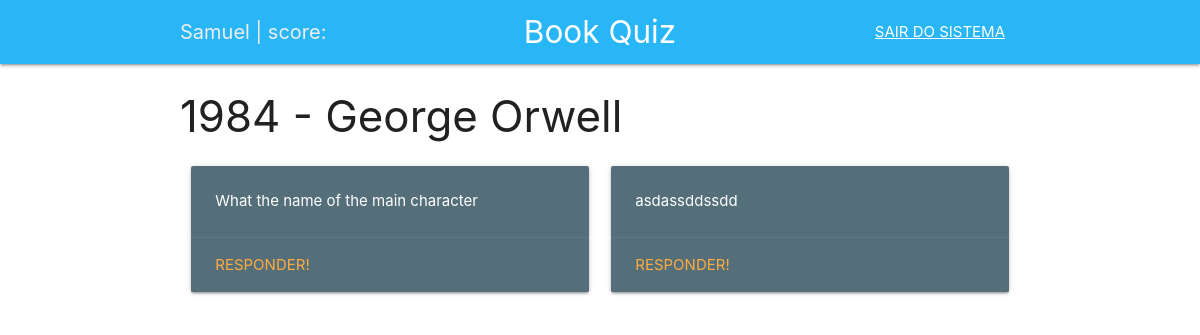
/questions/2 (signed in), run on the app's committed database.
### game/models.py (models this page shows, shortened)
class Book(models.Model):
    title = models.CharField(max_length=100)
    author = models.CharField(max_length=100)
    description = models.TextField(max_length=300)
    user = models.ForeignKey(User, on_delete=models.CASCADE)

class Question(models.Model):
    book = models.ForeignKey(Book, on_delete=models.CASCADE,
                             related_name='questions')
    user = models.ForeignKey(User, on_delete=models.CASCADE)
    text = models.CharField(max_length=200)
    pub_date = models.DateTimeField(auto_now_add=True, blank=False)

### game/views.py (the view)
# urls.py: path('questions/<int:book_id>', views.questions, name='questions'),
@login_required
def questions(request, book_id):
    book = Book.objects.get(id=book_id)
    questions = book.questions.all()
    context = {'questions': questions, 'book': book}
    return render(request, 'game/questions.html', context)

### game/templates/game/questions.html
{% extends 'base.html' %}
{% block content %}
<div class="container">
  <h3>{{book.title}} - {{book.author}}</h3>
  {% if questions %}
  <div class="row">
    {% for question in questions %}
    <div class="col s6">
      <div class="card blue-grey darken-1">
        <div class="card-content white-text">
          <p>{{ question.text }}</p>
        </div>
        <div class="card-action">
          <a href="play/{{ question.id }}">Responder!</a>
        </div>
      </div>
    </div>
    {% endfor %}
  </div>
  {% else %}
  <div class="card-panel teal lighten-2">
   Nenhuma pergunta cadastrada para esse livro ainda.
  </div>
  {% endif %}
</div>
{% endblock content %}

### game/templates/base.html (shortened to what this page needs)
{% load static %}
<!doctype html>
<html lang="en">
  <head>
    <link rel="stylesheet" href="https://cdnjs.cloudflare.com/ajax/libs/materialize/1.0.0/css/materialize.min.css">
  </head>
  <body>
    <nav class="light-blue lighten-1" role="navigation">
      <div class="nav-wrapper container">
        <span id="logo-container" href="/" class="brand-logor" style="font-size:20px; color: #eeeeee">
          {{ user.username.capitalize }} | score: {{ user.player.first.score}}
        </span>
        <a id="logo-container" href="/" class="brand-logo center">
          Book Quiz
        </a>
        <ul class="right hide-on-med-and-down">
          <li>
            {% if user.is_authenticated %}
            <a href="{% url "logout" %}?next=/"><u>SAIR DO SISTEMA</u></a>
            {% endif %}
          </li>
        </ul>
      </div>
    </nav>
    {% block content %}
    {% endblock content %}
  </body>
</html>

### data on the page
Book: title "1984", author "George Orwell"
Question: text "What the name of the main character"
Question: text "asdassddssdd"

### other printed values
{{ user.username.capitalize }} "Samuel"
